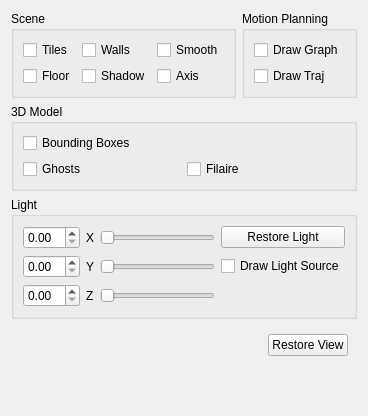
          <widget class="QWidget" name="tabViewerSettings">
           <attribute name="title">
            <string>Viewer Settings</string>
           </attribute>
           <layout class="QVBoxLayout" name="verticalLayout_31">
            <item>
             <layout class="QHBoxLayout" name="horizontalLayout_22">
              <item>
               <widget class="QGroupBox" name="groupBox_5">
                <property name="title">
                 <string>Scene</string>
                </property>
                <layout class="QGridLayout" name="gridLayout_11">
                 <item row="0" column="0">
                  <widget class="QCheckBox" name="checkBoxTiles">
                   <property name="text">
                    <string>Tiles</string>
                   </property>
                  </widget>
                 </item>
                 <item row="0" column="1">
                  <widget class="QCheckBox" name="checkBoxWalls">
                   <property name="text">
                    <string>Walls</string>
                   </property>
                  </widget>
                 </item>
                 <item row="0" column="2">
                  <widget class="QCheckBox" name="checkBoxSmooth">
                   <property name="text">
                    <string>Smooth</string>
                   </property>
                  </widget>
                 </item>
                 <item row="1" column="0">
                  <widget class="QCheckBox" name="checkBoxFloor">
                   <property name="text">
                    <string>Floor</string>
                   </property>
                  </widget>
                 </item>
                 <item row="1" column="1">
                  <widget class="QCheckBox" name="checkBoxShadows">
                   <property name="text">
                    <string>Shadow</string>
                   </property>
                  </widget>
                 </item>
                 <item row="1" column="2">
                  <widget class="QCheckBox" name="checkBoxAxis">
                   <property name="text">
                    <string>Axis</string>
                   </property>
                  </widget>
                 </item>
                </layout>
               </widget>
              </item>
              <item>
               <widget class="QGroupBox" name="groupBox_4">
                <property name="title">
                 <string>Motion Planning</string>
                </property>
                <layout class="QGridLayout" name="gridLayout_12">
                 <item row="0" column="0">
                  <widget class="QCheckBox" name="checkBoxDrawGraph">
                   <property name="text">
                    <string>Draw Graph</string>
                   </property>
                  </widget>
                 </item>
                 <item row="1" column="0">
                  <widget class="QCheckBox" name="checkBoxDrawTraj">
                   <property name="text">
                    <string>Draw Traj</string>
                   </property>
                  </widget>
                 </item>
                </layout>
               </widget>
              </item>
             </layout>
            </item>
            <item>
             <widget class="QGroupBox" name="groupBox_3">
              <property name="title">
               <string>3D Model</string>
              </property>
              <layout class="QGridLayout" name="gridLayout_13">
               <item row="0" column="0">
                <widget class="QCheckBox" name="checkBoxBB">
                 <property name="text">
                  <string>Bounding Boxes</string>
                 </property>
                </widget>
               </item>
               <item row="1" column="0">
                <widget class="QCheckBox" name="checkBoxGhosts">
                 <property name="text">
                  <string>Ghosts</string>
                 </property>
                </widget>
               </item>
               <item row="1" column="1">
                <widget class="QCheckBox" name="checkBoxFilaire">
                 <property name="text">
                  <string>Filaire</string>
                 </property>
                </widget>
               </item>
              </layout>
             </widget>
            </item>
            <item>
             <widget class="QGroupBox" name="groupBox_13">
              <property name="title">
               <string>Light</string>
              </property>
              <layout class="QGridLayout" name="gridLayout_21">
               <item row="0" column="4">
                <widget class="QPushButton" name="pushButtonRestoreLight">
                 <property name="text">
                  <string>Restore Light</string>
                 </property>
                </widget>
               </item>
               <item row="0" column="0">
                <widget class="QDoubleSpinBox" name="doubleSpinBoxLightX"/>
               </item>
               <item row="0" column="1">
                <widget class="QLabel" name="label_2">
                 <property name="text">
                  <string>X</string>
                 </property>
                </widget>
               </item>
               <item row="0" column="3">
                <widget class="QSlider" name="horizontalSliderLightX">
                 <property name="maximum">
                  <number>1000</number>
                 </property>
                 <property name="orientation">
                  <enum>Qt::Horizontal</enum>
                 </property>
                </widget>
               </item>
               <item row="1" column="3">
                <widget class="QSlider" name="horizontalSliderLightY">
                 <property name="maximum">
                  <number>1000</number>
                 </property>
                 <property name="orientation">
                  <enum>Qt::Horizontal</enum>
                 </property>
                </widget>
               </item>
               <item row="1" column="0">
                <widget class="QDoubleSpinBox" name="doubleSpinBoxLightY"/>
               </item>
               <item row="1" column="1">
                <widget class="QLabel" name="label_3">
                 <property name="text">
                  <string>Y</string>
                 </property>
                </widget>
               </item>
               <item row="2" column="0">
                <widget class="QDoubleSpinBox" name="doubleSpinBoxLightZ"/>
               </item>
               <item row="2" column="1">
                <widget class="QLabel" name="label_4">
                 <property name="text">
                  <string>Z</string>
                 </property>
                </widget>
               </item>
               <item row="2" column="3">
                <widget class="QSlider" name="horizontalSliderLightZ">
                 <property name="maximum">
                  <number>1000</number>
                 </property>
                 <property name="orientation">
                  <enum>Qt::Horizontal</enum>
                 </property>
                </widget>
               </item>
               <item row="1" column="4">
                <widget class="QCheckBox" name="checkBoxDrawLightSource">
                 <property name="text">
                  <string>Draw Light Source</string>
                 </property>
                </widget>
               </item>
              </layout>
             </widget>
            </item>
            <item>
             <widget class="QWidget" name="widget_8" native="true">
              <layout class="QGridLayout" name="gridLayout_20">
               <item row="1" column="0">
                <spacer name="horizontalSpacer_18">
                 <property name="orientation">
                  <enum>Qt::Horizontal</enum>
                 </property>
                 <property name="sizeHint" stdset="0">
                  <size>
                   <width>40</width>
                   <height>20</height>
                  </size>
                 </property>
                </spacer>
               </item>
               <item row="1" column="1">
                <widget class="QPushButton" name="pushButtonRestoreView">
                 <property name="text">
                  <string>Restore View</string>
                 </property>
                </widget>
               </item>
              </layout>
             </widget>
            </item>
            <item>
             <spacer name="verticalSpacer_4">
              <property name="orientation">
               <enum>Qt::Vertical</enum>
              </property>
              <property name="sizeHint" stdset="0">
               <size>
                <width>20</width>
                <height>40</height>
               </size>
              </property>
             </spacer>
            </item>
           </layout>
          </widget>
